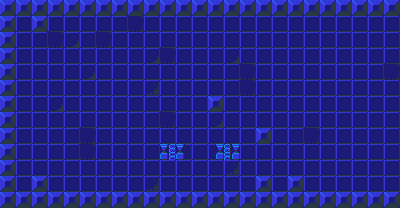

The image is a tile-based game level rendered from a .tmx file. Its description and complete source (layers, tilesets, objects, tile grids) follow:
An orthogonal 25x13 tile map with 16x16 px tiles, 1 tile layer (tiles) and 1 object (exit).

<map version="1.0" orientation="orthogonal" renderorder="right-down" width="25" height="13" tilewidth="16" tileheight="16" nextobjectid="2">
 <tileset firstgid="1" source="baseblueold.tsx" />
 <layer name="tiles" width="25" height="13">
  <data encoding="csv">
2,2,2,2,2,2,2,2,2,2,2,2,2,2,2,2,2,2,2,2,2,2,2,2,2,
2,1,2,1,1,1,1,1,5,1,1,1,1,1,1,1,1,1,1,1,1,1,1,1,1,
2,1,1,5,3,1,5,1,1,1,1,1,1,1,1,1,1,1,1,1,1,1,1,1,1,
2,1,1,1,1,1,1,1,1,3,5,1,1,1,3,1,1,1,1,1,1,1,1,1,1,
2,1,1,1,1,3,1,1,1,1,1,1,1,1,1,5,1,1,1,1,1,1,1,1,5,
2,1,1,1,1,1,1,1,1,4,1,1,1,1,1,5,1,1,1,1,1,1,1,1,1,
2,1,1,3,1,1,1,1,1,1,1,1,1,2,1,1,1,1,1,1,1,1,1,1,1,
2,1,1,1,1,1,1,1,1,1,5,1,1,3,1,1,1,1,1,1,1,1,1,1,1,
2,1,1,1,1,5,1,1,1,1,1,1,1,1,1,1,2,1,1,5,1,1,1,1,1,
2,1,1,1,1,5,1,1,1,1,12,10,1,9,11,1,1,1,1,1,1,1,1,1,1,
2,1,1,1,1,1,1,1,1,1,1,1,1,1,4,1,1,1,1,1,1,1,1,1,1,
2,1,2,1,1,1,1,1,1,4,1,1,1,1,1,1,2,1,2,1,1,1,1,1,1,
2,2,2,2,2,2,2,2,2,2,2,2,2,2,2,2,2,2,2,2,2,2,2,2,2
</data>
 </layer>
 <objectgroup name="exits">
  <object id="1" type="exit" x="400" y="16">
   <properties>
    <property name="exit" type="int" value="1" />
    <property name="xflip" type="int" value="1" />
   </properties>
   <polyline points="0,0 0,176" />
  </object>
 </objectgroup>
</map>
